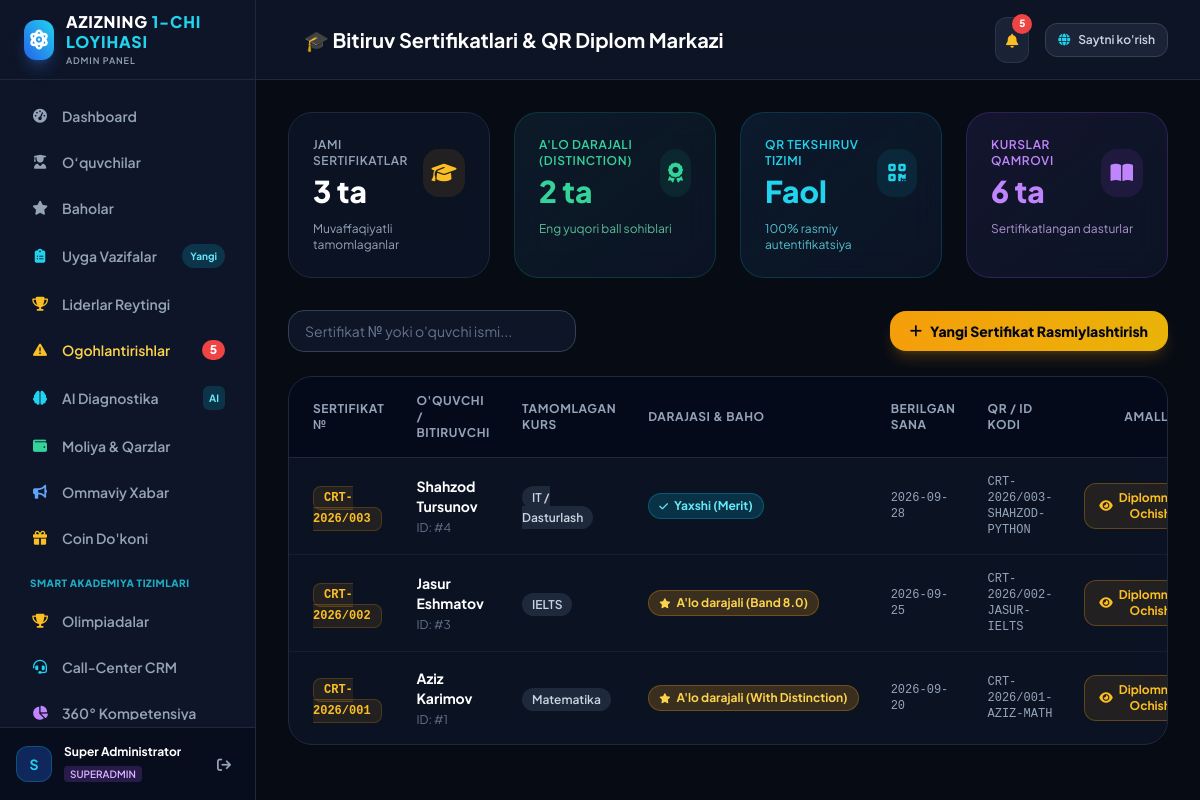
Screenshot of /admin/certificates (signed in) with the database file from the repository.
### tables this page shows
CREATE TABLE certificates (
        id INTEGER PRIMARY KEY AUTOINCREMENT,
        certificate_number TEXT UNIQUE NOT NULL,
        student_id INTEGER NOT NULL,
        course_id INTEGER NOT NULL,
        issue_date TEXT NOT NULL,
        grade_level TEXT DEFAULT 'A''lo darajali (With Distinction)',
        qr_code TEXT,
        notes TEXT,
        created_at TIMESTAMP DEFAULT CURRENT_TIMESTAMP,
        FOREIGN KEY (student_id) REFERENCES students(id) ON DELETE CASCADE,
        FOREIGN KEY (course_id) REFERENCES courses(id) ON DELETE CASCADE
    );

CREATE TABLE courses (
        id INTEGER PRIMARY KEY AUTOINCREMENT,
        title TEXT NOT NULL,
        slug TEXT UNIQUE NOT NULL,
        description TEXT NOT NULL,
        level TEXT NOT NULL,
        duration TEXT NOT NULL,
        price TEXT NOT NULL,
        icon TEXT DEFAULT 'book',
        color TEXT DEFAULT 'blue',
        active INTEGER DEFAULT 1,
        created_at TIMESTAMP DEFAULT CURRENT_TIMESTAMP
    );

### app.py (the view)
@app.route('/admin/certificates')
@login_required
def admin_certificates():
    conn = get_db_connection()
    cursor = conn.cursor()
    cursor.execute("""
        SELECT c.*, s.first_name || ' ' || s.last_name as student_name, cr.title as course_name
        FROM certificates c
        JOIN students s ON c.student_id = s.id
        JOIN courses cr ON c.course_id = cr.id
        ORDER BY c.id DESC
    """)
    certificates = [dict(row) for row in cursor.fetchall()]
    distinction_count = sum(1 for c in certificates if 'Distinction' in (c.get('grade_level') or '') or 'A\'lo' in (c.get('grade_level') or ''))
    cursor.execute("SELECT id, first_name || ' ' || last_name as full_name FROM students WHERE status = 'active' ORDER BY first_name ASC")
    students = [dict(s) for s in cursor.fetchall()]
    cursor.execute("SELECT id, title as name FROM courses WHERE active = 1 ORDER BY title ASC")
    courses = [dict(c) for c in cursor.fetchall()]
    conn.close()
    today_date = datetime.now().strftime('%Y-%m-%d')
    return render_template(
        'admin/certificates.html',
        certificates=certificates,
        distinction_count=distinction_count,
        students=students,
        courses=courses,
        today_date=today_date
    )

### app.py (called while the page is built)
def login_required(f):
    @wraps(f)
    def decorated_function(*args, **kwargs):
        if 'user' not in session:
            flash("Tizimga kirishingiz lozim!", "warning")
            return redirect(url_for('login', next=request.url))
        return f(*args, **kwargs)
    return decorated_function

### database.py (called while the page is built)
def get_db_connection():
    conn = sqlite3.connect(DB_PATH)
    conn.row_factory = sqlite3.Row
    conn.execute("PRAGMA foreign_keys = ON")
    return conn

### templates/admin/certificates.html (shortened to what this page needs)
{% extends "admin/layout.html" %}
{% block page_title %}
    <span>🎓 Bitiruv Sertifikatlari & QR Diplom Markazi</span>
{% endblock %}
{% block content %}
<div class="grid grid-cols-1 md:grid-cols-4 gap-6 mb-8">
    <div class="glass-panel p-6 rounded-3xl border border-slate-800">
        <div class="flex items-center justify-between">
            <div>
                <p class="text-xs font-semibold text-slate-400 uppercase tracking-wider">Jami Sertifikatlar</p>
                <h3 class="text-3xl font-black text-white mt-1">{{ certificates|length }} ta</h3>
            </div>
            <div class="w-12 h-12 rounded-2xl bg-amber-500/10 text-amber-400 flex items-center justify-center text-xl">
                <i class="fas fa-graduation-cap"></i>
            </div>
        </div>
        <p class="text-xs text-slate-400 mt-3">Muvaffaqiyatli tamomlaganlar</p>
    </div>
    <div class="glass-panel p-6 rounded-3xl border border-emerald-500/20 bg-gradient-to-br from-emerald-500/5 to-transparent">
        <div class="flex items-center justify-between">
            <div>
                <p class="text-xs font-semibold text-emerald-400 uppercase tracking-wider">A'lo Darajali (Distinction)</p>
                <h3 class="text-3xl font-black text-emerald-400 mt-1">{{ distinction_count }} ta</h3>
            </div>
            <div class="w-12 h-12 rounded-2xl bg-emerald-500/10 text-emerald-400 flex items-center justify-center text-xl">
                <i class="fas fa-award"></i>
            </div>
        </div>
        <p class="text-xs text-emerald-300/80 mt-3">Eng yuqori ball sohiblari</p>
    </div>
    <div class="glass-panel p-6 rounded-3xl border border-cyan-500/20 bg-gradient-to-br from-cyan-500/5 to-transparent">
        <div class="flex items-center justify-between">
            <div>
                <p class="text-xs font-semibold text-cyan-400 uppercase tracking-wider">QR Tekshiruv Tizimi</p>
                <h3 class="text-3xl font-black text-cyan-400 mt-1">Faol</h3>
            </div>
            <div class="w-12 h-12 rounded-2xl bg-cyan-500/10 text-cyan-400 flex items-center justify-center text-xl">
                <i class="fas fa-qrcode"></i>
            </div>
        </div>
        <p class="text-xs text-cyan-300/80 mt-3">100% rasmiy autentifikatsiya</p>
    </div>
    <div class="glass-panel p-6 rounded-3xl border border-purple-500/20 bg-gradient-to-br from-purple-500/5 to-transparent">
        <div class="flex items-center justify-between">
            <div>
                <p class="text-xs font-semibold text-purple-400 uppercase tracking-wider">Kurslar Qamrovi</p>
                <h3 class="text-3xl font-black text-purple-400 mt-1">{{ courses|length }} ta</h3>
            </div>
            <div class="w-12 h-12 rounded-2xl bg-purple-500/10 text-purple-400 flex items-center justify-center text-xl">
                <i class="fas fa-book-open"></i>
            </div>
        </div>
        <p class="text-xs text-purple-300/80 mt-3">Sertifikatlangan dasturlar</p>
    </div>
</div>
<div class="flex flex-col md:flex-row md:items-center justify-between gap-4 mb-6">
    <div class="flex items-center gap-3">
        <input type="text" id="certSearchInput" onkeyup="filterCertsTable()" placeholder="Sertifikat № yoki o'quvchi ismi..."
            class="bg-slate-900/90 border border-slate-700 rounded-2xl px-4 py-2.5 text-sm text-white placeholder-slate-500 focus:outline-none focus:border-cyan-500 w-72">
    </div>
    <button onclick="openNewCertModal()" class="px-5 py-2.5 rounded-2xl bg-gradient-to-r from-amber-500 to-yellow-500 hover:from-amber-400 hover:to-yellow-400 text-slate-950 font-black text-sm shadow-lg shadow-amber-500/20 transition-all flex items-center gap-2">
        <i class="fas fa-plus"></i> Yangi Sertifikat Rasmiylashtirish
    </button>
</div>
<div class="glass-panel rounded-3xl border border-slate-800 overflow-hidden">
    <div class="overflow-x-auto">
        <table class="w-full text-left text-sm text-slate-300" id="certsTable">
            <thead class="bg-slate-950/60 text-slate-400 text-xs font-bold uppercase tracking-wider border-b border-slate-800">
                <tr>
                    <th class="p-4 pl-6">Sertifikat №</th>
                    <th class="p-4">O'quvchi / Bitiruvchi</th>
                    <th class="p-4">Tamomlagan Kurs</th>
                    <th class="p-4">Darajasi & Baho</th>
                    <th class="p-4">Berilgan Sana</th>
                    <th class="p-4">QR / ID Kodi</th>
                    <th class="p-4 pr-6 text-right">Amallar</th>
                </tr>
            </thead>
            <tbody class="divide-y divide-slate-800/60">
                {% for cert in certificates %}
                <tr class="hover:bg-slate-800/30 transition-colors cert-row" data-search="{{ cert.certificate_number|lower }} {{ cert.student_name|lower }} {{ cert.course_name|lower }}">
                    <td class="p-4 pl-6">
                        <span class="font-mono font-bold text-amber-400 bg-amber-500/10 px-2.5 py-1 rounded-lg border border-amber-500/20 text-xs">
                            {{ cert.certificate_number }}
                        </span>
                    </td>
                    <td class="p-4">
                        <div class="font-bold text-white">{{ cert.student_name }}</div>
                        <span class="text-xs text-slate-500">ID: #{{ cert.student_id }}</span>
                    </td>
                    <td class="p-4">
                        <span class="px-2.5 py-1 rounded-xl bg-slate-800 text-slate-300 text-xs font-semibold">
                            {{ cert.course_name }}
                        </span>
                    </td>
                    <td class="p-4">
                        {% if "A'lo" in cert.grade_level or "Distinction" in cert.grade_level %}
                            <span class="px-2.5 py-1 rounded-full text-xs font-bold bg-amber-500/20 text-amber-300 border border-amber-500/30 flex items-center gap-1.5 w-max">
                                <i class="fas fa-star text-[10px]"></i> {{ cert.grade_level }}
                            </span>
                        {% elif "Yaxshi" in cert.grade_level or "Merit" in cert.grade_level %}
                            <span class="px-2.5 py-1 rounded-full text-xs font-bold bg-cyan-500/20 text-cyan-300 border border-cyan-500/30 flex items-center gap-1.5 w-max">
                                <i class="fas fa-check text-[10px]"></i> {{ cert.grade_level }}
                            </span>
                        {% else %}
                            <span class="px-2.5 py-1 rounded-full text-xs font-bold bg-slate-700 text-slate-300 border border-slate-600 flex items-center gap-1.5 w-max">
                                {{ cert.grade_level }}
                            </span>
                        {% endif %}
                    </td>
                    <td class="p-4 text-xs font-mono text-slate-400">
                        {{ cert.issue_date }}
                    </td>
                    <td class="p-4 font-mono text-xs text-slate-400">
                        {{ cert.qr_code or cert.certificate_number }}
                    </td>
                    <td class="p-4 pr-6 text-right">
                        <a href="{{ url_for('admin_certificate_view', cert_id=cert.id) }}" target="_blank"
                            class="px-3.5 py-1.5 rounded-xl bg-amber-500/10 hover:bg-amber-500/20 text-amber-400 border border-amber-500/30 text-xs font-bold transition-all inline-flex items-center gap-1.5">
                            <i class="fas fa-eye"></i> Diplomni Ochish
                        </a>
                    </td>
                </tr>
                {% endfor %}
            </tbody>
        </table>
    </div>
</div>
{% endblock %}

### static/css/custom.css (style rules this page uses)
:root { --bg-dark: #070B14; --bg-card: rgba(15, 23, 42, 0.75); --border-glow: rgba(56, 189, 248, 0.18); --electric-blue: #0066FF; --electric-cyan: #00F0FF; --accent-purple: #8B5CF6; --warning-glow: rgba(239, 68, 68, 0.3); }
body { font-family: 'Plus Jakarta Sans', -apple-system, BlinkMacSystemFont, sans-serif; background-color: var(--bg-dark); color: #F8FAFC; overflow-x: hidden; }
.glass-panel { background: rgba(15, 23, 42, 0.72); backdrop-filter: blur(16px); -webkit-backdrop-filter: blur(16px); border: 1px solid rgba(255, 255, 255, 0.08); }

### rows the page displays
certificates: certificate_number "CRT-2026/003", student_name "Shahzod Tursunov", student_id "4", course_name "IT / Dasturlash", grade_level "Yaxshi (Merit)", issue_date "2026-09-28", qr_code "CRT-2026/003-SHAHZOD-PYTHON"
certificates: certificate_number "CRT-2026/002", student_name "Jasur Eshmatov", student_id "3", course_name "IELTS", grade_level "A'lo darajali (Band 8.0)", issue_date "2026-09-25", qr_code "CRT-2026/002-JASUR-IELTS"
certificates: certificate_number "CRT-2026/001", student_name "Aziz Karimov", student_id "1", course_name "Matematika", grade_level "A'lo darajali (With Distinction)", issue_date "2026-09-20", qr_code "CRT-2026/001-AZIZ-MATH"

### other values shown
{{ unresolved_warnings_count }} "5"
{{ current_user.full_name[:1] }} "S"
{{ current_user.full_name }} "Super Administrator"
{{ current_user.role }} "SUPERADMIN"
{{ certificates|length }} "3"
{{ distinction_count }} "2"
{{ courses|length }} "6"
